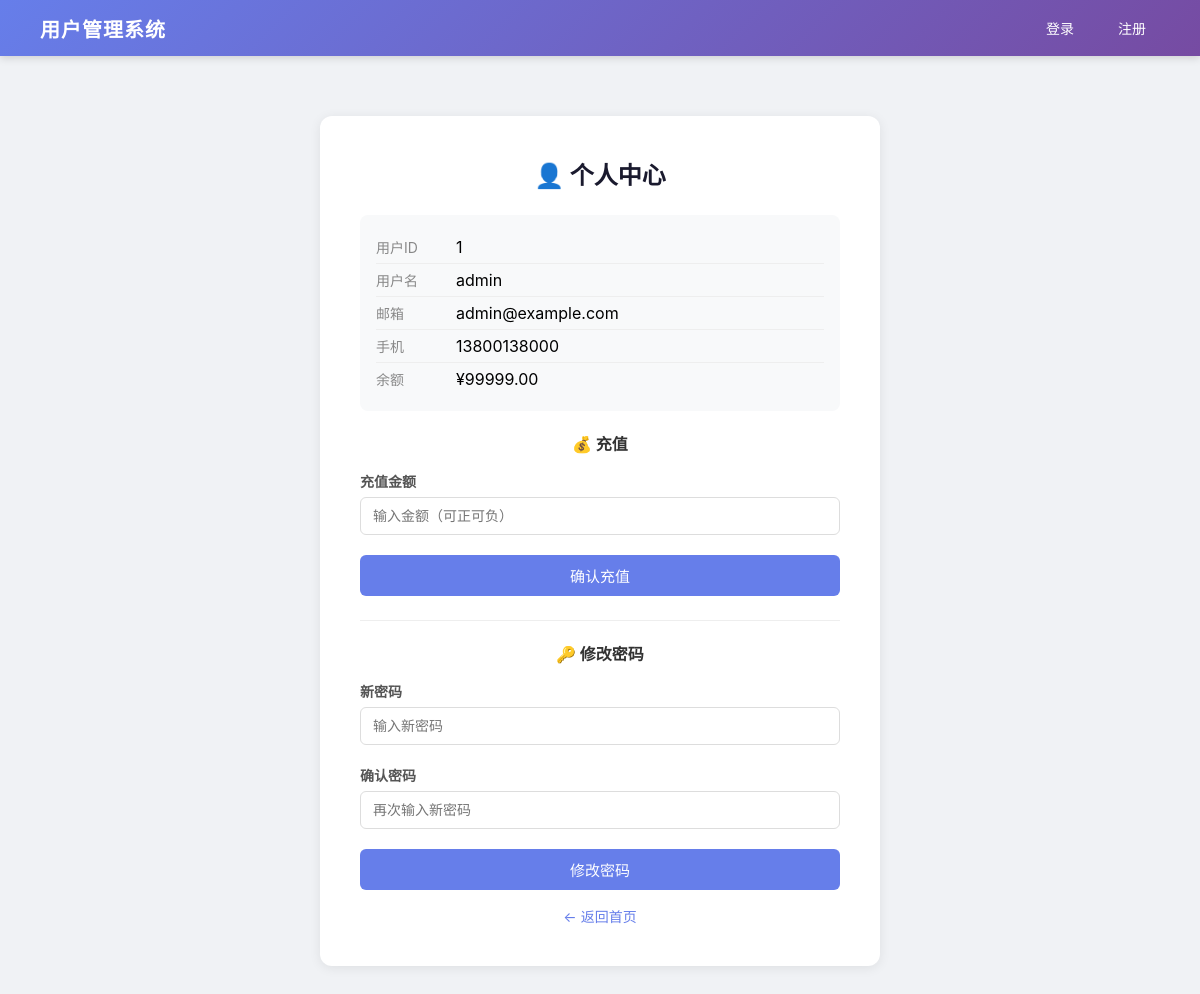
The app's page /profile?user_id=1 with its own data.
### tables this page shows
CREATE TABLE users (
            id INTEGER PRIMARY KEY AUTOINCREMENT,
            username TEXT NOT NULL UNIQUE,
            password_hash TEXT NOT NULL,
            role TEXT NOT NULL DEFAULT 'user',
            email TEXT DEFAULT '',
            phone TEXT DEFAULT '',
            balance REAL DEFAULT 0.0,
            created_at TIMESTAMP DEFAULT CURRENT_TIMESTAMP
        );

### app.py (the view)
@app.route('/profile')
def profile():
    user_id = request.args.get('user_id', type=int)
    if not user_id:
        flash('请指定用户ID', 'error')
        return redirect(url_for('index'))
    conn = get_db()
    c = conn.cursor()
    c.execute("SELECT id, username, email, phone, balance FROM users WHERE id = ?", (user_id,))
    user = c.fetchone()
    conn.close()
    if not user:
        flash('用户不存在', 'error')
        return redirect(url_for('index'))
    return render_template('profile.html', user=dict(user))

### app.py (called while the page is built)
def get_db():
    conn = sqlite3.connect('data/users.db')
    conn.row_factory = sqlite3.Row
    return conn

@app.after_request
def add_security_headers(response):
    response.headers['X-Content-Type-Options'] = 'nosniff'
    response.headers['X-Frame-Options'] = 'DENY'
    response.headers['Referrer-Policy'] = 'strict-origin-when-cross-origin'
    return response

### templates/profile.html (shortened to what this page needs)
{% extends "base.html" %}
{% block content %}
    <div class="card">
        <h2 class="card-title">👤 个人中心</h2>
        <div class="info">
            <div class="info-row"><span class="info-label">用户ID</span><span>{{ user.id }}</span></div>
            <div class="info-row"><span class="info-label">用户名</span><span>{{ user.username }}</span></div>
            <div class="info-row"><span class="info-label">邮箱</span><span>{{ user.email or '未设置' }}</span></div>
            <div class="info-row"><span class="info-label">手机</span><span>{{ user.phone or '未设置' }}</span></div>
            <div class="info-row"><span class="info-label">余额</span><span>¥{{ '%.2f'|format(user.balance) }}</span></div>
        </div>
        <h3 style="margin-bottom:16px;font-size:16px;color:#333;text-align:center;">💰 充值</h3>
        <form method="POST" action="/recharge">
            <div class="form-group">
                <label for="amount">充值金额</label>
                <input type="number" id="amount" name="amount" step="0.01" placeholder="输入金额（可正可负）" required>
            </div>
            <button type="submit" class="btn btn-primary">确认充值</button>
        </form>
        <div style="margin-top:24px;padding-top:20px;border-top:1px solid #eee;">
            <h3 style="margin-bottom:16px;font-size:16px;color:#333;text-align:center;">🔑 修改密码</h3>
            <form method="POST" action="/change-password">
                <div class="form-group">
                    <label for="new_password">新密码</label>
                    <input type="password" id="new_password" name="new_password" placeholder="输入新密码" required>
                </div>
                <div class="form-group">
                    <label for="confirm_password">确认密码</label>
                    <input type="password" id="confirm_password" placeholder="再次输入新密码" required>
                </div>
                <button type="submit" class="btn btn-primary">修改密码</button>
            </form>
        </div>
        <div style="text-align:center;margin-top:16px;">
            <a href="/" style="color:#667eea;text-decoration:none;font-size:14px;">← 返回首页</a>
        </div>
    </div>
{% endblock %}

### static/css/style.css (style rules this page uses)
* { margin:0; padding:0; box-sizing:border-box; }
body { font-family:-apple-system,BlinkMacSystemFont,"Segoe UI",Roboto,sans-serif; background:#f0f2f5; min-height:100vh; }
.card { background:#fff; border-radius:12px; box-shadow:0 2px 12px rgba(0,0,0,0.08); padding:40px; }
.card-title { font-size:24px; color:#1a1a2e; margin-bottom:24px; text-align:center; }
.info { background:#f8f9fa; padding:16px; border-radius:8px; margin-bottom:20px; }
.info-row { display:flex; padding:6px 0; border-bottom:1px solid #eee; }
.info-row:last-child { border-bottom:none; }
.info-label { width:80px; color:#888; font-size:14px; flex-shrink:0; }
.form-group { margin-bottom:20px; }
.form-group label { display:block; margin-bottom:6px; color:#555; font-size:14px; font-weight:600; }
.form-group input { width:100%; padding:10px 12px; border:1.5px solid #ddd; border-radius:6px; font-size:14px; transition:border-color 0.2s; }
.btn { display:inline-block; padding:10px 24px; border:none; border-radius:6px; font-size:15px; cursor:pointer; text-decoration:none; text-align:center; transition:background 0.2s; }
.btn-primary { width:100%; background:#667eea; color:#fff; }

### records on screen
users: id "1", username "admin", email "admin@example.com", phone "13800138000", balance "99999.00"
